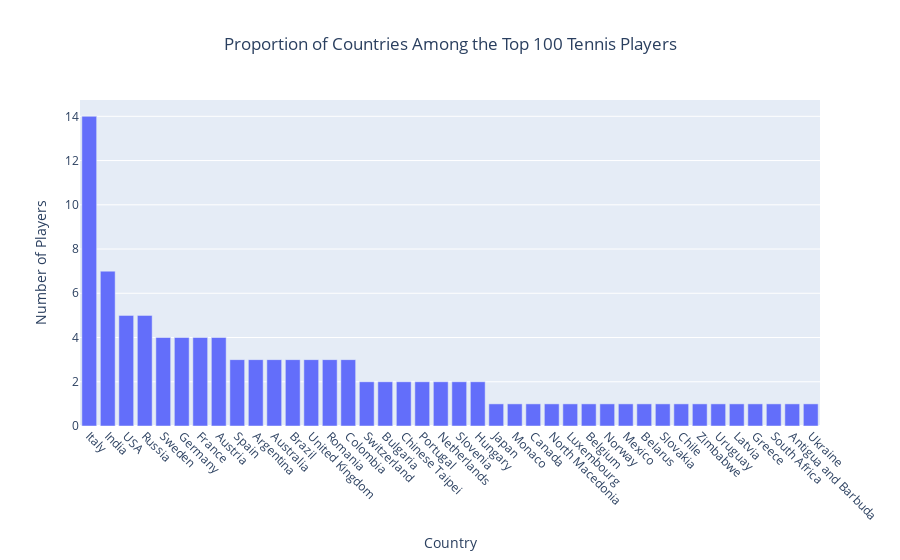

Notebook code for this chart:
### Markdown cell above
### 18. The proportion of countries represented by the top 100 tennis players

### Code cell
# Combine home and away team info to get a list of all players
players_df = pd.concat([MatchHomeTeamInfo[['player_id', 'full_name','gender', 'current_rank', 'country']], 
                        MatchAwayTeamInfo[['player_id', 'full_name','gender' ,'current_rank', 'country']]])

# Remove duplicates and sort by rank
players_df = players_df.drop_duplicates(subset=['player_id']).sort_values(by='current_rank' ,ascending=False)
display(players_df)
# Filter the top 100 players
top_100_players = players_df.head(100)

# Count the number of players from each country
country_counts = top_100_players['country'].value_counts()

country_counts_df = country_counts.reset_index()
country_counts_df.columns = ['country', 'count']

# Plotly figure
fig = px.bar(country_counts_df, x='country', y='count', 
             labels={'count': 'Number of Players', 'country': 'Country'},
             title='Proportion of Countries Among the Top 100 Tennis Players')

fig.update_layout(
    xaxis=dict(tickmode='array', tickangle=45),
    yaxis=dict(title='Number of Players'),
    title={'x': 0.5}
)

### Figure 1 — Plotly figure (JSON) as saved in the notebook; plotly's stock layout.template omitted (floating-point values rounded to 4 significant figures)
{"data": [{"alignmentgroup": "True", "hovertemplate": "Country=%{x}<br>Number of Players=%{y}<extra></extra>", "legendgroup": "", "marker": {"color": "#636efa", "pattern": {"shape": ""}}, "name": "", "offsetgroup": "", "orientation": "v", "showlegend": false, "textposition": "auto", "type": "bar", "x": ["Italy", "India", "USA", "Russia", "Sweden", "Germany", "France", "Austria", "Spain", "Argentina", "Australia", "Brazil", "United Kingdom", "Romania", "Colombia", "Switzerland", "Bulgaria", "Chinese Taipei", "Portugal", "Netherlands", "Slovenia", "Hungary", "Japan", "Monaco", "Canada", "North Macedonia", "Luxembourg", "Belgium", "Norway", "Mexico", "Belarus", "Slovakia", "Chile", "Zimbabwe", "Uruguay", "Latvia", "Greece", "South Africa", "Antigua and Barbuda", "Ukraine"], "xaxis": "x", "y": [14, 7, 5, 5, 4, 4, 4, 4, 3, 3, 3, 3, 3, 3, 3, 2, 2, 2, 2, 2, 2, 2, 1, 1, 1, 1, 1, 1, 1, 1, 1, 1, 1, 1, 1, 1, 1, 1, 1, 1], "yaxis": "y"}], "layout": {"barmode": "relative", "legend": {"tracegroupgap": 0}, "title": {"text": "Proportion of Countries Among the Top 100 Tennis Players", "x": 0.5}, "xaxis": {"anchor": "y", "domain": [0, 1], "tickangle": 45, "tickmode": "array", "title": {"text": "Country"}}, "yaxis": {"anchor": "x", "domain": [0, 1], "title": {"text": "Number of Players"}}}}
